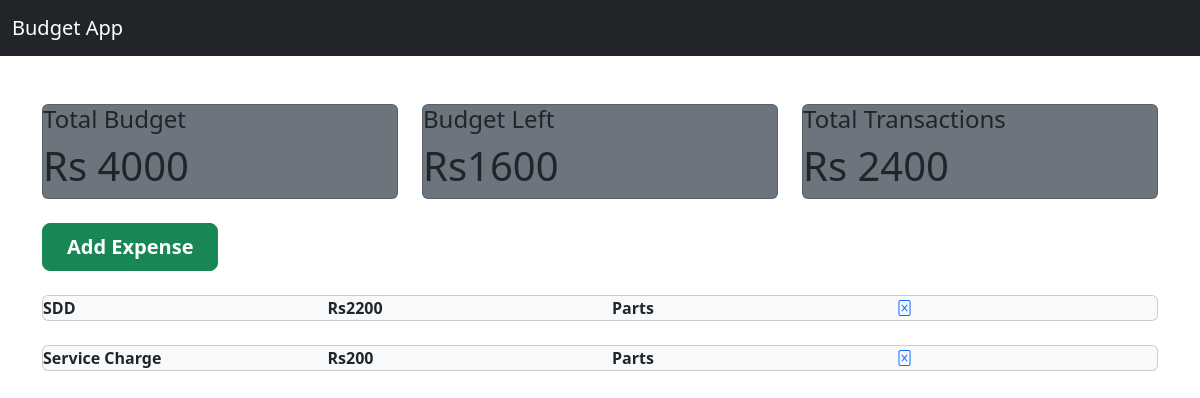
The app's page /desktop-repair, older data.
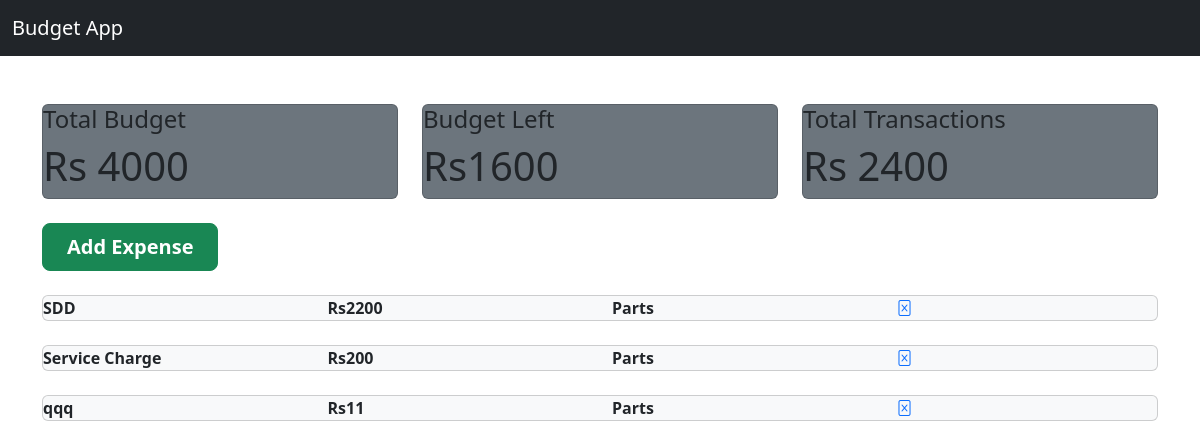
The same page, newer data.
### budget/models.py (models this page shows, shortened)
class Project(models.Model):
    name=models.CharField(max_length=100)
    slug=models.SlugField(max_length=100,unique=True,blank=True)
    budget=models.IntegerField()

class Expense(models.Model):
    project=models.ForeignKey(Project,on_delete=models.CASCADE,related_name='expenses')
    title=models.CharField(max_length=100)
    amount=models.IntegerField()
    category=models.ForeignKey(Category, on_delete=models.CASCADE)

class Category(models.Model):
    project=models.ForeignKey(Project,on_delete=models.CASCADE)
    name=models.CharField(max_length=50)

### budget/views.py (the view, shortened to what this page needs)
# urls.py: path('<slug:project_slug>',project_detail,name='detail'),
def project_detail(request,project_slug):
    project=get_object_or_404(Project,slug=project_slug)
    expense_list=project.expenses.all()
    project_list=Project.objects.all()
    form = ExpenseForm(request.POST or None)
    if request.method=='GET':
        return render(request,'budget/project-detail.html',{'project':project,'expense_list':expense_list, 'form':form,'project_list':project_list})

### budget/templates/budget/project-detail.html (shortened to what this page needs)
{% extends 'budget/base.html' %}
{% block content %}
<body>
    <div class="container">
        <section class="row mt-5">
            <div class="col 14">
                <div class="card bg-secondary">
                    <h4>Total Budget</h4>
                    <h1>Rs {{ project.budget}} </h1>
                </div>
            </div>
            <div class="col 14">
                <div class="card bg-secondary">
                    <h4>Budget Left</h4>
                    <h1>Rs1600 </h1>
                </div>
            </div>
            <div class="col 14">
                <div class="card bg-secondary">
                    <h4>Total Transactions</h4>
                    <h1>Rs 2400 </h1>
                </div>
            </div>
        </section>
        <section>
            <div class="row">
                <div class="d-grid mt-4 gap-2 d-sm-flex justify-content-sm-right">
                    <button type="button" class="btn btn-success btn-lg px-4 me-sm-3 fw-bold " id="open-popup"
                        data-toggle="modal" data-target="#exampleModal">Add Expense</button>
                </div>
            </div>
            <ul class="list-unstyled">
                {% for expense in expense_list %}
                <li>
                    <div class="card bg-light  mt-4 fw-bold">
                        <div class="row">
                            <div class="col ">
                                <span class="title">{{ expense.title }}</span>
                            </div>
                            <div class="col ">
                                <span class="title">Rs{{expense.amount}}</span>
                            </div>
                            <div class="col ">
                                <span class="title">{{expense.category.name}}</span>
                            </div>
                            <div class="col">
                                <a href="delete">
                                    <i class="bi bi-file-excel btn-outline-danger "></i> </a>
                            </div>
                        </div>
                    </div>
                </li>
                {% endfor %}
            </ul>
        </section>
    </div>
</body>
{% endblock %}

### budget/templates/budget/base.html (shortened to what this page needs)
{% load static %}
<!DOCTYPE html>
<html lang="en">
<head>
    <link href="https://cdn.jsdelivr.net/npm/bootstrap@5.3.3/dist/css/bootstrap.min.css" rel="stylesheet">
    <link rel="stylesheet" href="https://cdn.jsdelivr.net/npm/bootstrap-icons@1.3.0/font/bootstrap-icons.css">
    <script src="https://cdn.jsdelivr.net/npm/bootstrap@5.3.3/dist/js/bootstrap.bundle.min.js"></script></body>
</head>
<body>
    <nav class="navbar bg-dark">
        <div class="container-fluid w-100">
          <a class="navbar-brand text-white" href="/">Budget App</a>
        </div>
      </nav>
    {% block content %}
    {% endblock %}
</html>

Row changes from the older to the newer data that the page shows:
added Expense: title "qqq", amount "11", category.name "Parts"
